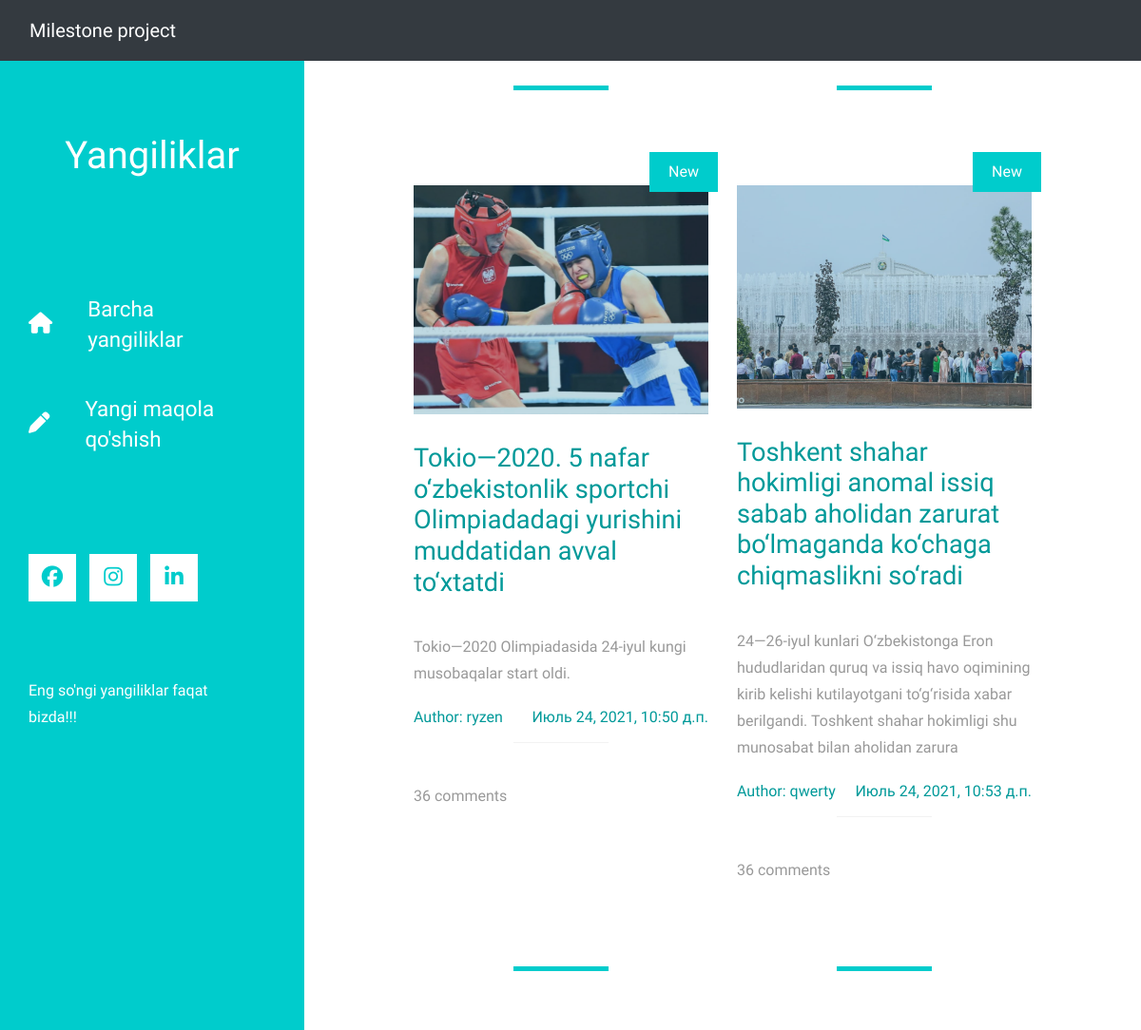
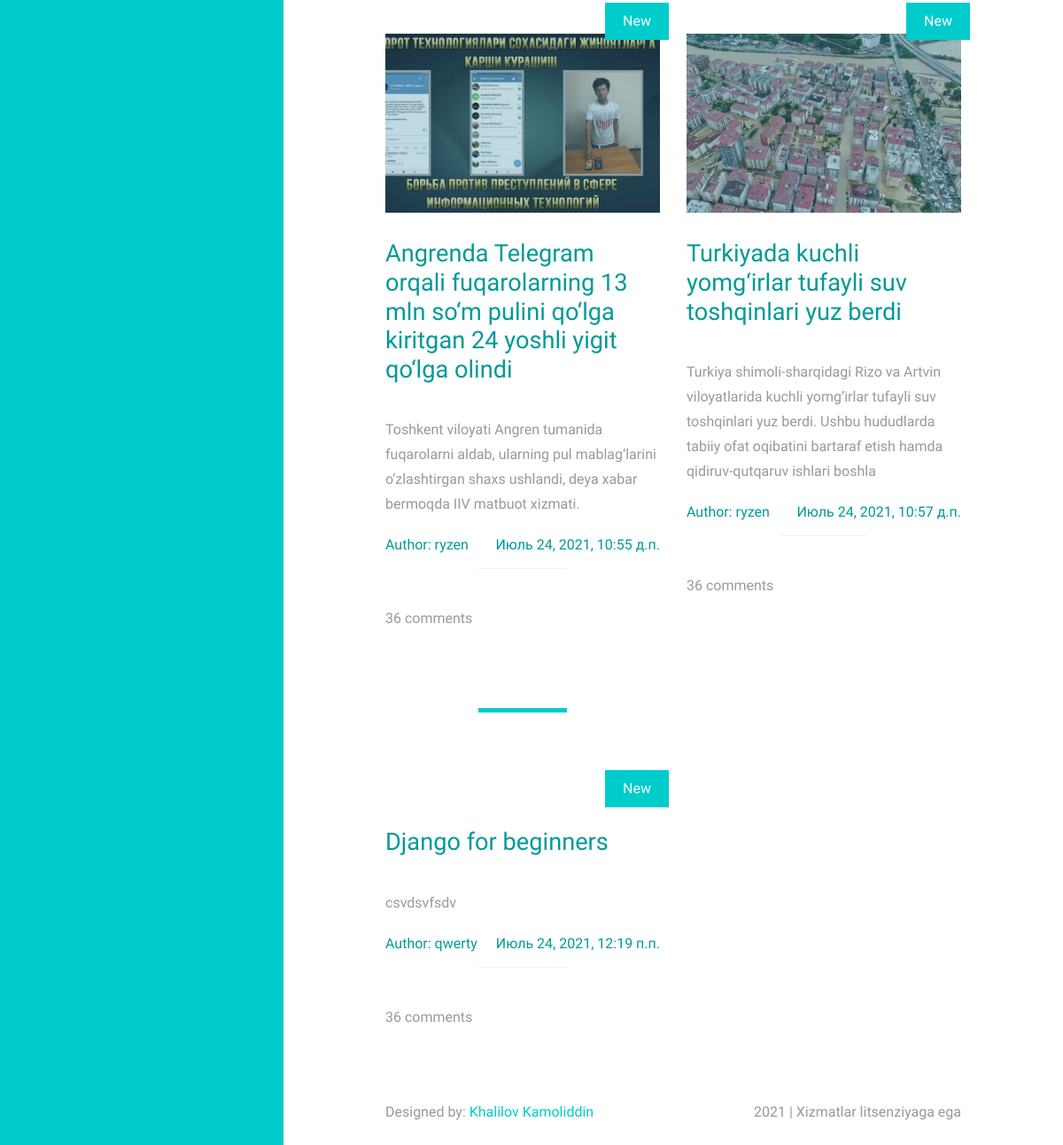
/articles/ (signed in), run on the app's committed database (2 pictures, top to bottom).
### articles/models.py (models this page shows, shortened)
class Article(models.Model):
    title = models.CharField(max_length=150)
    summary = models.CharField(max_length=200, blank=True)
    body = models.TextField()
    photo = models.ImageField(upload_to='images/', blank=True)
    date = models.DateTimeField(auto_now_add=True)
    author = models.ForeignKey(
        get_user_model(), on_delete=models.CASCADE,
    )

### accounts/models.py (models this page shows)
class CustomUser(AbstractUser):
    age = models.PositiveIntegerField(null=True, blank=True)

### articles/views.py (the view)
# urls.py: path('', ArticleListView.as_view(), name='article_list'),
class ArticleListView(LoginRequiredMixin, ListView):
    model = Article
    template_name = 'article_list.html'

### templates/article_list.html (shortened to what this page needs)
{% extends 'base.html' %}
{% load static %}
{% block content %}
<header class="tm-header" id="tm-header" style="margin-top:60px">
        <div class="tm-header-wrapper">
            <div class="tm-site-header">
                <h1 class="text-center">Yangiliklar</h1>
            </div>
            <nav class="tm-nav" id="tm-nav">
                <ul>
                    <li class="tm-nav-item"><a href="{% url 'article_list' %}" class="tm-nav-link">
                        <i class="fas fa-home"></i>
                        Barcha yangiliklar
                    </a></li>
                    <li class="tm-nav-item"><a href="{% url 'article_new' %}" class="tm-nav-link">
                        <i class="fas fa-pen"></i>
                        Yangi maqola qo'shish
                    </a></li>
                </ul>
            </nav>
            <div class="tm-mb-65">
                <a rel="nofollow" href="https://www.facebook.com/kamoliddin.xalilov" class="tm-social-link">
                    <i class="fab fa-facebook tm-social-icon"></i>
                </a>
                <a href="https://www.instagram.com/x.kamoliddinn/" class="tm-social-link">
                    <i class="fab fa-instagram tm-social-icon"></i>
                </a>
                <a href="linkedin.com/in/kamoliddin-xalilov-6a7314124" class="tm-social-link">
                    <i class="fab fa-linkedin tm-social-icon"></i>
                </a>
            </div>
            <p class="tm-mb-80 pr-5 text-white">
                Eng so'ngi yangiliklar faqat bizda!!!
            </p>
        </div>
    </header>
    <div class="container-fluid">
        <main class="tm-main">
            <div class="row tm-row">
                {% for article in object_list %}
                <article class="col-12 col-md-6 tm-post">
                    <hr class="tm-hr-primary">
                    <a href="{% url 'article_detail' article.pk %}" class="effect-lily tm-post-link tm-pt-60">
                        <div class="tm-post-link-inner">
                            {% if article.photo %}
                            <img src="{{article.photo.url}}" alt="Image" class="img-fluid">
                            {% endif %}
                        </div>
                        <span class="position-absolute tm-new-badge">New</span>
                        <h2 class="tm-pt-30 tm-color-primary tm-post-title">{{article.title}}</h2>
                    </a>
                    <p class="tm-pt-30">
                        {{article.summary}}
                    </p>
                    <div class="d-flex justify-content-between tm-45">
                        <span class="tm-color-primary">Author: {{article.author}}</span>
                        <span class="tm-color-primary">{{article.date}}</span>
                    </div>
                    <hr>
                    <div class="d-flex justify-content-between">
                        <span>36 comments</span>
                    </div>
                </article>
                {% endfor %}
            </div>
            <footer class="row tm-row">
                <div class="col-md-6 col-12 tm-color-gray">
                    Designed by: <a rel="nofollow" target="_parent" href="https://www.linkedin.com/in/kamoliddin-xalilov-6a7314124/" class="tm-external-link">Khalilov Kamoliddin</a>
                </div>
                <div class="col-md-6 col-12 tm-color-gray tm-copyright">
                    2021 | Xizmatlar litsenziyaga ega
                </div>
            </footer>
        </main>
    </div>
{% endblock content %}

### static/css/templatemo-style.css (style rules this page uses)
body { background: #ffffff; font-family: 'Raleway', sans-serif; font-size: 16px; color: #606060; position: relative; }
html, body { width: 100%; overflow-x: hidden; }
h1,h2,h3 { font-weight: 300; }
p { line-height: 28px; }
hr { border-color: #f2f2f2; width: 100px; margin-bottom: 40px; }

### data on the page
Article: photo (picture), title "Tokio—2020. 5 nafar o‘zbekistonlik sportchi Olimpiadadagi yurishini muddatidan avval to‘xtatdi", summary "Tokio—2020 Olimpiadasida 24-iyul kungi musobaqalar start oldi.", author "ryzen", date "Июль 24, 2021, 10:50 д.п."
Article: photo (picture), title "Toshkent shahar hokimligi anomal issiq sabab aholidan zarurat bo‘lmaganda ko‘chaga chiqmaslikni so‘radi", summary "24—26-iyul kunlari O‘zbekistonga Eron hududlaridan quruq va issiq havo oqimining kirib kelishi kutilayotgani to‘g‘risida xabar berilgandi. Toshkent shahar hokimligi shu munosabat bilan aholidan zarura", author "qwerty", date "Июль 24, 2021, 10:53 д.п."
Article: photo (picture), title "Angrenda Telegram orqali fuqarolarning 13 mln so‘m pulini qo‘lga kiritgan 24 yoshli yigit qo‘lga olindi", summary "Toshkent viloyati Angren tumanida fuqarolarni aldab, ularning pul mablag‘larini o‘zlashtirgan shaxs ushlandi, deya xabar bermoqda IIV matbuot xizmati.", author "ryzen", date "Июль 24, 2021, 10:55 д.п."
Article: photo (picture), title "Turkiyada kuchli yomg‘irlar tufayli suv toshqinlari yuz berdi", summary "Turkiya shimoli-sharqidagi Rizo va Artvin viloyatlarida kuchli yomg‘irlar tufayli suv toshqinlari yuz berdi. Ushbu hududlarda tabiiy ofat oqibatini bartaraf etish hamda qidiruv-qutqaruv ishlari boshla", author "ryzen", date "Июль 24, 2021, 10:57 д.п."
Article: title "Django for beginners", summary "csvdsvfsdv", author "qwerty", date "Июль 24, 2021, 12:19 п.п."
